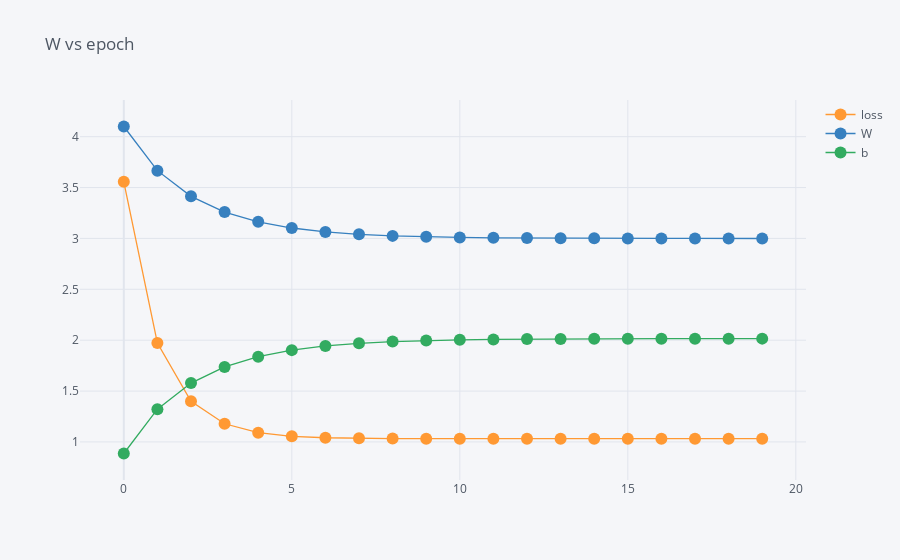

Notebook cell for this chart:
### Code cell
data.iplot(kind="scatter" , x="epoch", y=["loss" , "W" , "b"], mode="lines+markers", title="W vs epoch")

### Figure 1 — Plotly figure (JSON) as saved in the notebook; plotly's stock layout.template omitted (floating-point values rounded to 4 significant figures)
{"data": [{"line": {"color": "rgba(255, 153, 51, 1.0)", "dash": "solid", "shape": "linear", "width": 1.3}, "marker": {"size": 12, "symbol": "circle"}, "mode": "lines+markers", "name": "loss", "text": "", "type": "scatter", "x": [0, 1, 2, 3, 4, 5, 6, 7, 8, 9, 10, 11, 12, 13, 14, 15, 16, 17, 18, 19], "y": [3.556, 1.972, 1.4, 1.179, 1.091, 1.056, 1.041, 1.036, 1.033, 1.032, 1.032, 1.032, 1.032, 1.032, 1.032, 1.032, 1.032, 1.032, 1.032, 1.032]}, {"line": {"color": "rgba(55, 128, 191, 1.0)", "dash": "solid", "shape": "linear", "width": 1.3}, "marker": {"size": 12, "symbol": "circle"}, "mode": "lines+markers", "name": "W", "text": "", "type": "scatter", "x": [0, 1, 2, 3, 4, 5, 6, 7, 8, 9, 10, 11, 12, 13, 14, 15, 16, 17, 18, 19], "y": [4.1, 3.666, 3.414, 3.259, 3.163, 3.102, 3.064, 3.04, 3.025, 3.016, 3.01, 3.006, 3.003, 3.002, 3.001, 3.0, 3.0, 3.0, 3.0, 2.999]}, {"line": {"color": "rgba(50, 171, 96, 1.0)", "dash": "solid", "shape": "linear", "width": 1.3}, "marker": {"size": 12, "symbol": "circle"}, "mode": "lines+markers", "name": "b", "text": "", "type": "scatter", "x": [0, 1, 2, 3, 4, 5, 6, 7, 8, 9, 10, 11, 12, 13, 14, 15, 16, 17, 18, 19], "y": [0.8865, 1.322, 1.578, 1.738, 1.838, 1.902, 1.943, 1.969, 1.986, 1.997, 2.004, 2.008, 2.011, 2.012, 2.014, 2.014, 2.015, 2.015, 2.015, 2.015]}], "layout": {"legend": {"bgcolor": "#F5F6F9", "font": {"color": "#4D5663"}}, "paper_bgcolor": "#F5F6F9", "plot_bgcolor": "#F5F6F9", "title": {"font": {"color": "#4D5663"}, "text": "W vs epoch"}, "xaxis": {"gridcolor": "#E1E5ED", "showgrid": true, "tickfont": {"color": "#4D5663"}, "title": {"font": {"color": "#4D5663"}, "text": ""}, "zerolinecolor": "#E1E5ED"}, "yaxis": {"gridcolor": "#E1E5ED", "showgrid": true, "tickfont": {"color": "#4D5663"}, "title": {"font": {"color": "#4D5663"}, "text": ""}, "zerolinecolor": "#E1E5ED"}}}
